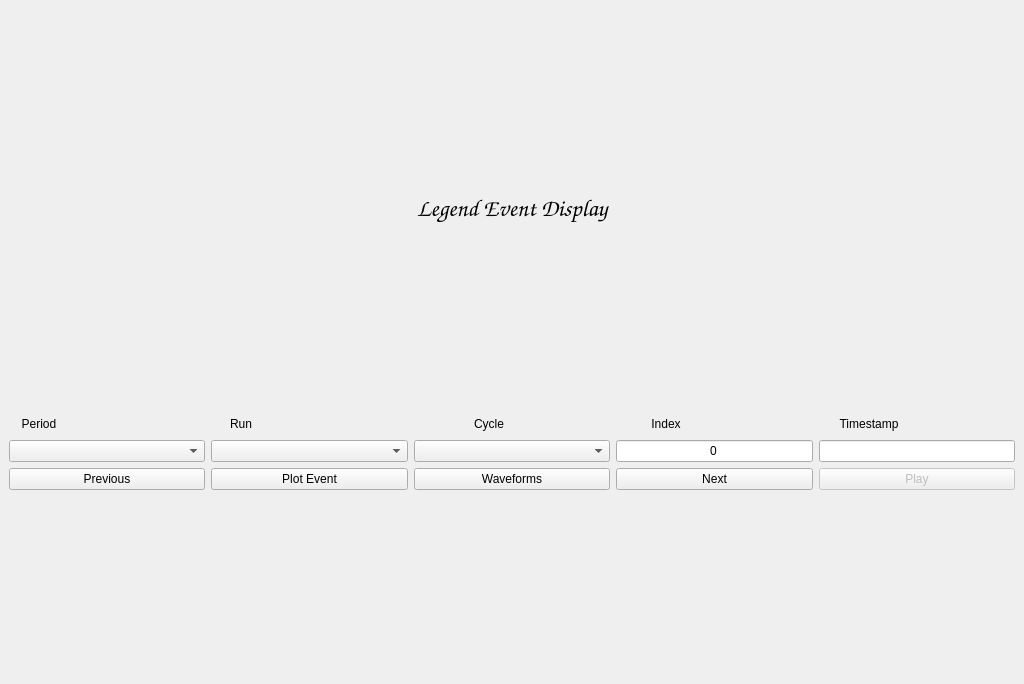
<?xml version="1.0" encoding="UTF-8"?>
<ui version="4.0">
 <class>MainWindow</class>
 <widget class="QMainWindow" name="MainWindow">
  <property name="geometry">
   <rect>
    <x>0</x>
    <y>0</y>
    <width>1024</width>
    <height>684</height>
   </rect>
  </property>
  <property name="windowTitle">
   <string>MainWindow</string>
  </property>
  <property name="autoFillBackground">
   <bool>false</bool>
  </property>
  <widget class="QWidget" name="centralwidget">
   <layout class="QVBoxLayout" name="verticalLayout">
    <item>
     <layout class="QHBoxLayout" name="horizontalLayout">
      <item>
       <spacer name="horizontalSpacer_2">
        <property name="orientation">
         <enum>Qt::Horizontal</enum>
        </property>
        <property name="sizeHint" stdset="0">
         <size>
          <width>40</width>
          <height>0</height>
         </size>
        </property>
       </spacer>
      </item>
      <item>
       <widget class="QLabel" name="label">
        <property name="sizePolicy">
         <sizepolicy hsizetype="MinimumExpanding" vsizetype="Fixed">
          <horstretch>0</horstretch>
          <verstretch>0</verstretch>
         </sizepolicy>
        </property>
        <property name="minimumSize">
         <size>
          <width>200</width>
          <height>30</height>
         </size>
        </property>
        <property name="font">
         <font>
          <family>Comic Sans MS</family>
          <pointsize>18</pointsize>
         </font>
        </property>
        <property name="text">
         <string>Legend Event Display</string>
        </property>
        <property name="alignment">
         <set>Qt::AlignCenter</set>
        </property>
       </widget>
      </item>
      <item>
       <spacer name="horizontalSpacer_3">
        <property name="orientation">
         <enum>Qt::Horizontal</enum>
        </property>
        <property name="sizeHint" stdset="0">
         <size>
          <width>40</width>
          <height>20</height>
         </size>
        </property>
       </spacer>
      </item>
     </layout>
    </item>
    <item>
     <layout class="QGridLayout" name="gridLayout">
      <item row="0" column="0">
       <widget class="QLabel" name="label_2">
        <property name="sizePolicy">
         <sizepolicy hsizetype="Fixed" vsizetype="Fixed">
          <horstretch>0</horstretch>
          <verstretch>0</verstretch>
         </sizepolicy>
        </property>
        <property name="minimumSize">
         <size>
          <width>60</width>
          <height>10</height>
         </size>
        </property>
        <property name="text">
         <string>Period</string>
        </property>
        <property name="alignment">
         <set>Qt::AlignCenter</set>
        </property>
       </widget>
      </item>
      <item row="0" column="1">
       <widget class="QLabel" name="label_3">
        <property name="sizePolicy">
         <sizepolicy hsizetype="Fixed" vsizetype="Fixed">
          <horstretch>0</horstretch>
          <verstretch>0</verstretch>
         </sizepolicy>
        </property>
        <property name="minimumSize">
         <size>
          <width>60</width>
          <height>10</height>
         </size>
        </property>
        <property name="text">
         <string>Run</string>
        </property>
        <property name="alignment">
         <set>Qt::AlignCenter</set>
        </property>
       </widget>
      </item>
      <item row="0" column="2">
       <widget class="QLabel" name="label_4">
        <property name="sizePolicy">
         <sizepolicy hsizetype="Fixed" vsizetype="Fixed">
          <horstretch>0</horstretch>
          <verstretch>0</verstretch>
         </sizepolicy>
        </property>
        <property name="minimumSize">
         <size>
          <width>150</width>
          <height>20</height>
         </size>
        </property>
        <property name="text">
         <string>Cycle</string>
        </property>
        <property name="alignment">
         <set>Qt::AlignCenter</set>
        </property>
       </widget>
      </item>
      <item row="0" column="3">
       <widget class="QLabel" name="label_5">
        <property name="sizePolicy">
         <sizepolicy hsizetype="Fixed" vsizetype="Fixed">
          <horstretch>0</horstretch>
          <verstretch>0</verstretch>
         </sizepolicy>
        </property>
        <property name="minimumSize">
         <size>
          <width>100</width>
          <height>10</height>
         </size>
        </property>
        <property name="text">
         <string>Index</string>
        </property>
        <property name="alignment">
         <set>Qt::AlignCenter</set>
        </property>
       </widget>
      </item>
      <item row="0" column="4">
       <widget class="QLabel" name="label_6">
        <property name="sizePolicy">
         <sizepolicy hsizetype="Fixed" vsizetype="Fixed">
          <horstretch>0</horstretch>
          <verstretch>0</verstretch>
         </sizepolicy>
        </property>
        <property name="minimumSize">
         <size>
          <width>100</width>
          <height>10</height>
         </size>
        </property>
        <property name="text">
         <string>Timestamp</string>
        </property>
        <property name="alignment">
         <set>Qt::AlignCenter</set>
        </property>
       </widget>
      </item>
      <item row="1" column="0">
       <widget class="QComboBox" name="period_select">
        <property name="sizePolicy">
         <sizepolicy hsizetype="MinimumExpanding" vsizetype="Fixed">
          <horstretch>0</horstretch>
          <verstretch>0</verstretch>
         </sizepolicy>
        </property>
        <property name="minimumSize">
         <size>
          <width>60</width>
          <height>15</height>
         </size>
        </property>
        <property name="currentText">
         <string/>
        </property>
       </widget>
      </item>
      <item row="1" column="1">
       <widget class="QComboBox" name="run_select">
        <property name="sizePolicy">
         <sizepolicy hsizetype="MinimumExpanding" vsizetype="Fixed">
          <horstretch>0</horstretch>
          <verstretch>0</verstretch>
         </sizepolicy>
        </property>
        <property name="minimumSize">
         <size>
          <width>60</width>
          <height>20</height>
         </size>
        </property>
       </widget>
      </item>
      <item row="1" column="2">
       <widget class="QComboBox" name="cycle_select">
        <property name="sizePolicy">
         <sizepolicy hsizetype="MinimumExpanding" vsizetype="Fixed">
          <horstretch>0</horstretch>
          <verstretch>0</verstretch>
         </sizepolicy>
        </property>
        <property name="minimumSize">
         <size>
          <width>150</width>
          <height>20</height>
         </size>
        </property>
       </widget>
      </item>
      <item row="1" column="3">
       <widget class="QLineEdit" name="index_choose">
        <property name="sizePolicy">
         <sizepolicy hsizetype="MinimumExpanding" vsizetype="Fixed">
          <horstretch>0</horstretch>
          <verstretch>0</verstretch>
         </sizepolicy>
        </property>
        <property name="minimumSize">
         <size>
          <width>50</width>
          <height>20</height>
         </size>
        </property>
        <property name="layoutDirection">
         <enum>Qt::LeftToRight</enum>
        </property>
        <property name="text">
         <string>0</string>
        </property>
        <property name="alignment">
         <set>Qt::AlignCenter</set>
        </property>
       </widget>
      </item>
      <item row="1" column="4">
       <widget class="QLineEdit" name="timestamp_choose">
        <property name="sizePolicy">
         <sizepolicy hsizetype="MinimumExpanding" vsizetype="Fixed">
          <horstretch>0</horstretch>
          <verstretch>0</verstretch>
         </sizepolicy>
        </property>
        <property name="minimumSize">
         <size>
          <width>50</width>
          <height>20</height>
         </size>
        </property>
       </widget>
      </item>
      <item row="2" column="0">
       <widget class="QPushButton" name="previous_event">
        <property name="sizePolicy">
         <sizepolicy hsizetype="MinimumExpanding" vsizetype="Fixed">
          <horstretch>0</horstretch>
          <verstretch>0</verstretch>
         </sizepolicy>
        </property>
        <property name="text">
         <string>Previous</string>
        </property>
       </widget>
      </item>
      <item row="2" column="1">
       <widget class="QPushButton" name="plot_event">
        <property name="sizePolicy">
         <sizepolicy hsizetype="MinimumExpanding" vsizetype="Fixed">
          <horstretch>0</horstretch>
          <verstretch>0</verstretch>
         </sizepolicy>
        </property>
        <property name="text">
         <string>Plot Event</string>
        </property>
       </widget>
      </item>
      <item row="2" column="2">
       <widget class="QPushButton" name="plot_waveforms">
        <property name="enabled">
         <bool>true</bool>
        </property>
        <property name="sizePolicy">
         <sizepolicy hsizetype="MinimumExpanding" vsizetype="Fixed">
          <horstretch>0</horstretch>
          <verstretch>0</verstretch>
         </sizepolicy>
        </property>
        <property name="minimumSize">
         <size>
          <width>0</width>
          <height>20</height>
         </size>
        </property>
        <property name="text">
         <string>Waveforms</string>
        </property>
       </widget>
      </item>
      <item row="2" column="3">
       <widget class="QPushButton" name="next_event">
        <property name="sizePolicy">
         <sizepolicy hsizetype="MinimumExpanding" vsizetype="Fixed">
          <horstretch>0</horstretch>
          <verstretch>0</verstretch>
         </sizepolicy>
        </property>
        <property name="text">
         <string>Next</string>
        </property>
       </widget>
      </item>
      <item row="2" column="4">
       <widget class="QPushButton" name="play_run">
        <property name="enabled">
         <bool>false</bool>
        </property>
        <property name="sizePolicy">
         <sizepolicy hsizetype="MinimumExpanding" vsizetype="Fixed">
          <horstretch>0</horstretch>
          <verstretch>0</verstretch>
         </sizepolicy>
        </property>
        <property name="text">
         <string>Play</string>
        </property>
       </widget>
      </item>
     </layout>
    </item>
    <item>
     <layout class="QVBoxLayout" name="plot"/>
    </item>
   </layout>
  </widget>
 </widget>
 <resources/>
 <connections/>
</ui>
